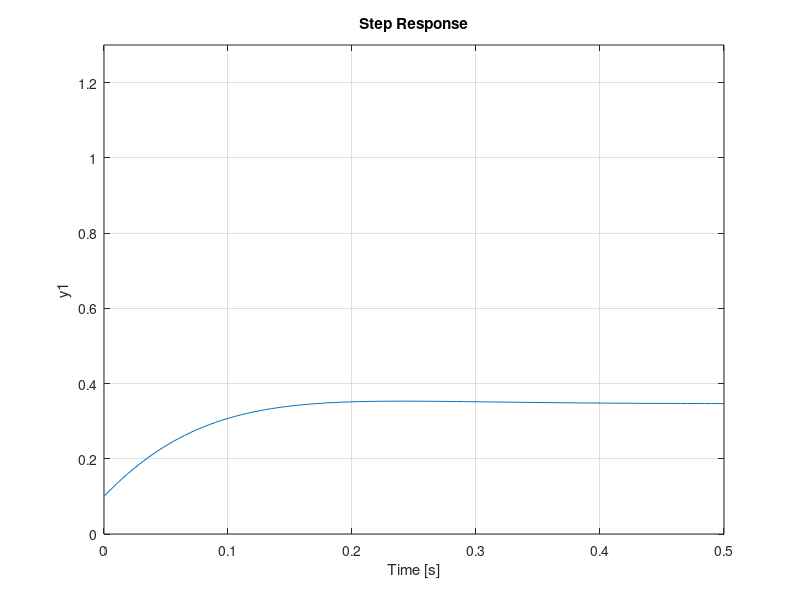

Source code (MATLAB):
%% par 1
clf
clear
s=tf('s');
Kp=0.1; Ki=0;
Km=0.155; b=0.0025;J=0.00115;Ku=0.3078;Ra=2.4;
%F=(Kp*s+Ki)/s
%Guw=K_m/((b+J*s)*Ra + Ku*Km)
G=(Kp*s+Ki)/s /(1+(Kp*s+Ki)/s * Km/((b+J*s)*Ra + Ku*Km));
step(G)
xlim([0 0.5])
ylim([0 1.3])
grid on
%% par 2
clf
clear
s=tf('s');
Kp=5; Ki=0;
Km=0.155; b=0.0025;J=0.00115;Ku=0.3078;Ra=2.4;
%F=(Kp*s+Ki)/s
%Guw=K_m/((b+J*s)*Ra + Ku*Km)
G=(Kp*s+Ki)/s /(1+(Kp*s+Ki)/s * Km/((b+J*s)*Ra + Ku*Km));
step(G)
xlim([0 0.5])
ylim([0 1.3])
grid on
%% par 3
clf
clear
s=tf('s');
Kp=0; Ki=4;
Km=0.155; b=0.0025;J=0.00115;Ku=0.3078;Ra=2.4;
%F=(Kp*s+Ki)/s
%Guw=K_m/((b+J*s)*Ra + Ku*Km)
G=(Kp*s+Ki)/s /(1+(Kp*s+Ki)/s * Km/((b+J*s)*Ra + Ku*Km));
step(G)
xlim([0 0.5])
ylim([0 1.3])
grid on
%% par 4
clf
clear
s=tf('s');
Kp=0.1; Ki=4;
Km=0.155; b=0.0025;J=0.00115;Ku=0.3078;Ra=2.4;
%F=(Kp*s+Ki)/s
%Guw=K_m/((b+J*s)*Ra + Ku*Km)
G=(Kp*s+Ki)/s /(1+(Kp*s+Ki)/s * Km/((b+J*s)*Ra + Ku*Km));
step(G)
xlim([0 0.5])
ylim([0 1.3])
grid on
